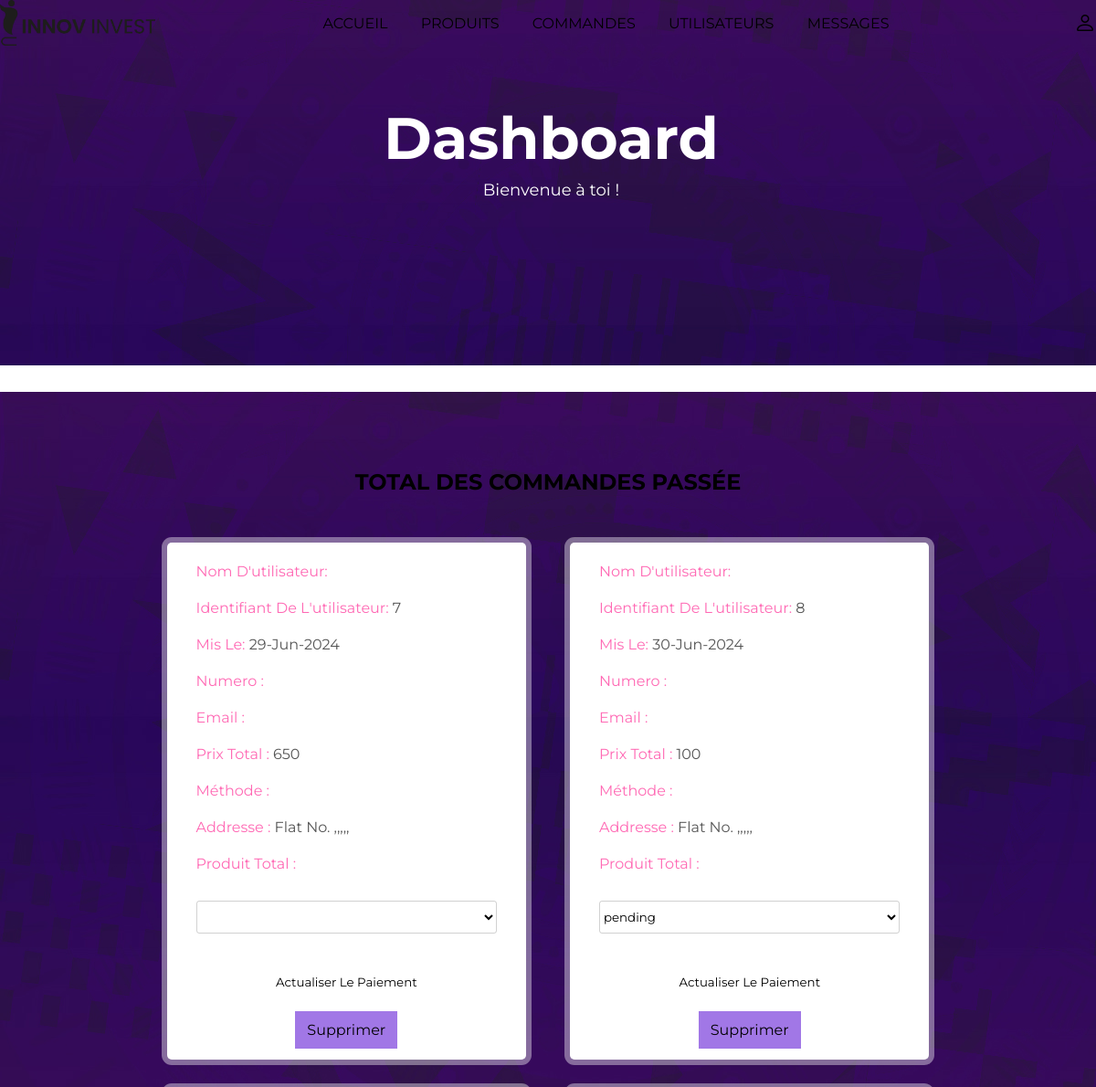
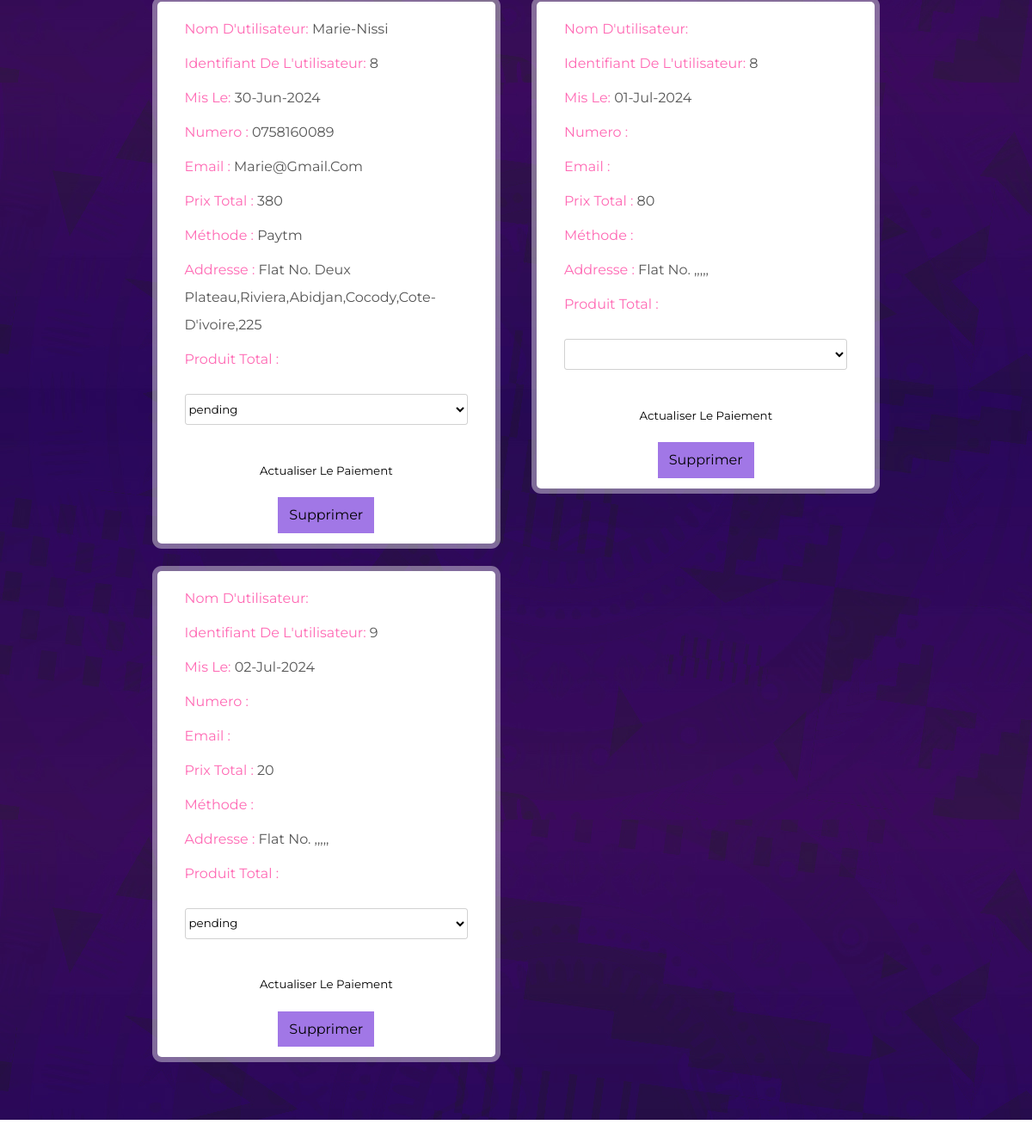
The app's page /admin_order.php (signed in) with its own data (2 pictures, top to bottom).
### tables this page shows
CREATE TABLE `orders` (
  `id` int(255) NOT NULL,
  `user_id` int(255) NOT NULL,
  `name` varchar(255) NOT NULL,
  `number` varchar(255) NOT NULL,
  `email` varchar(255) NOT NULL,
  `method` varchar(255) NOT NULL,
  `address` varchar(255) NOT NULL,
  `total_products` varchar(255) NOT NULL,
  `total_price` varchar(255) NOT NULL,
  `placed_on` varchar(255) NOT NULL,
  `payment_status` varchar(255) NOT NULL DEFAULT 'pending'
);

### admin_order.php (the view, shortened to what this page needs)
<?php
	include 'connection.php';
?>
<!DOCTYPE html>
<html lang="en">
<head>
	<link rel="stylesheet" href="https://cdn.jsdelivr.net/npm/bootstrap-icons@1.9.1/font/bootstrap-icons.css">
</head>
<body>
	<?php include 'admin_header.php'; ?>
	<div class="line4"></div>
	<section class="order-container">
		<h1 class="title">total des commandes passée</h1>
		<div class="box-container">
			<?php
				$select_orders = mysqli_query($conn,"SELECT * FROM `orders`") or die('query failed');
				if (mysqli_num_rows($select_orders)>0) {
					while($fetch_orders = mysqli_fetch_assoc($select_orders)){
			?>
			<div class="box">
				<p>nom d'utilisateur: <span><?php echo $fetch_orders['name']; ?></span></p>
				<p>identifiant de l'utilisateur: <span><?php echo $fetch_orders['user_id']; ?></span></p>
				<p>mis le: <span><?php echo $fetch_orders['placed_on']; ?></span></p>
				<p>numero : <span><?php echo $fetch_orders['number']; ?></span></p>
				<p>email : <span><?php echo $fetch_orders['email']; ?></span></p>
				<p>prix total : <span><?php echo $fetch_orders['total_price']; ?></span></p>
				<p>méthode : <span><?php echo $fetch_orders['method']; ?></span></p>
				<p>addresse : <span><?php echo $fetch_orders['address']; ?></span></p>
				<p>produit total : <span><?php echo $fetch_orders['total_products']; ?></span></p>
				<form method="post">
					<select name="update_payment">
						<option disabled selected><?php echo $fetch_orders['payment_status']; ?></option>
						<option value="pending">En cours</option>
					</select>
					<input type="submit" name="update_order" value="actualiser le paiement" class="btn">
					<a href="admin_order.php?delete=<?php echo $fetch_orders['id']; ?>;" onclick="return confirm('supprimer ce message');" class="delete">supprimer</a>
				</form>
			</div>
			<?php
					}
				}else{
						echo '
							<div class="empty">
								<p>aucune commande passée !</p>
							</div>
						';
				}
			?>
		</div>
	</section>
	<div class="line"></div>
</body>
</html>

### records on screen
orders: user "7", placed_on "29-Jun-2024", total_price "650", address "Flat No. ,,,,,"
orders: user "8", placed_on "30-Jun-2024", total_price "100", address "Flat No. ,,,,,", update_payment "pending"
orders: name "Marie-Nissi", user "8", placed_on "30-Jun-2024", number "0758160089", email "Marie@gmail.com", total_price "380", method "Paytm", address "Flat No. Deux Plateau,riviera,abidjan,cocody,Cote-D'ivoire,225", update_payment "pending"
orders: user "8", placed_on "01-Jul-2024", total_price "80", address "Flat No. ,,,,,"
orders: user "9", placed_on "02-Jul-2024", total_price "20", address "Flat No. ,,,,,", update_payment "pending"
